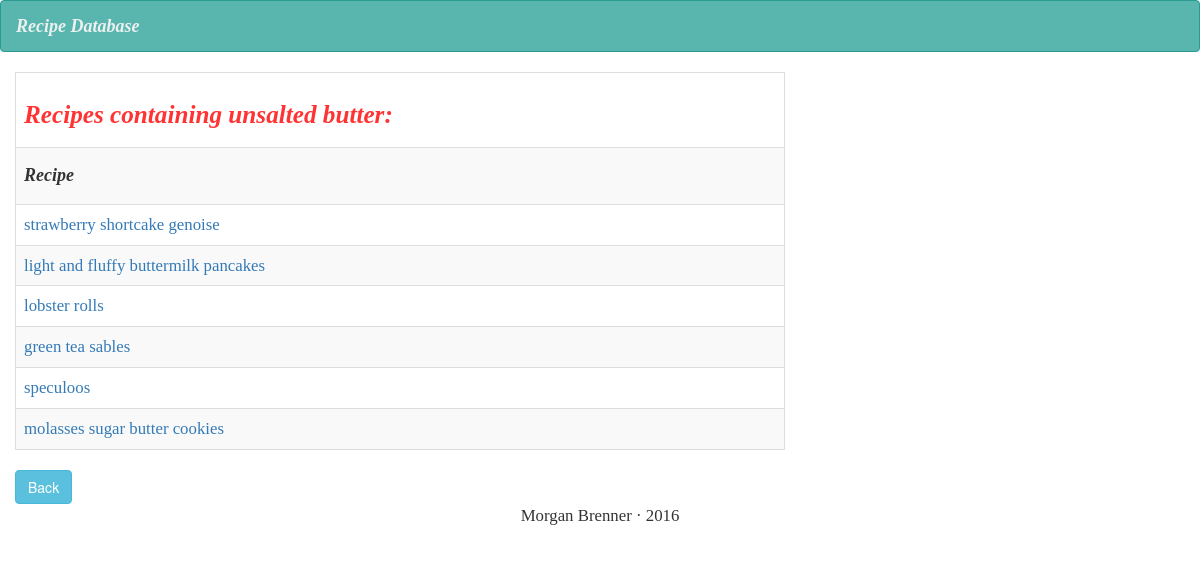
Screenshot of /site/search.php?id=2 with the database file from the repository.
### tables this page shows
CREATE TABLE `Ingredients` (
	`ingredient_id` int auto_increment primary key not null,
	`ingredient_name` varchar(255) not null
);

CREATE TABLE `Recipes` (
	`recipe_id` int auto_increment primary key not null, 
	`category` int not null, 
	`source` int,
	`recipe_name` varchar(255) not null,
	FOREIGN KEY ( category ) REFERENCES RecipeCategories( category_id )
		on delete cascade on update cascade,
	FOREIGN KEY ( source ) REFERENCES RecipeSources( source_id )
		on delete cascade on update cascade
);

### site/search.php (the view, shortened to what this page needs)
<?php
$mysqli = new mysqli($host, $username, $password, $database);
?>
<!doctype html>
<html class="no-js" lang="">
    <head>
		<link rel="stylesheet" href="https://maxcdn.bootstrapcdn.com/bootstrap/3.3.6/css/bootstrap.min.css">
        <link rel="stylesheet" href="css/normalize.css">
        <link rel="stylesheet" href="css/main.css">
    </head>
    <body>
		<nav class="navbar navbar-default">
			<div class="container-fluid">
				<div class="navbar-header">
					<a class="navbar-brand" href="index.php">Recipe Database</a>
				</div>
			</div>
		</nav>
		<div class="container-fluid">
			<div class="row">
				<div class="col-md-8" id="database">
						<table class="table table-striped table-bordered">
							<tr>
								<?php
									if(!($stmt = $mysqli->prepare("select Ingredients.ingredient_name from Ingredients where Ingredients.ingredient_id = ?"))){
										echo "Prepare failed: "  . $stmt->errno . " " . $stmt->error;
									}
									if(!($stmt->bind_param("i",$_GET['id']))){
										echo "Bind failed: "  . $stmt->errno . " " . $stmt->error;
									}
									if(!$stmt->execute()){
										echo "Execute failed: "  . $mysqli->connect_errno . " " . $mysqli->connect_error;
									}
									if(!$stmt->bind_result($ing)){
										echo "Bind failed: "  . $mysqli->connect_errno . " " . $mysqli->connect_error;
									}
									$stmt->fetch();
									echo "<tr>\n<th colspan='5'><h3>Recipes containing " . $ing . ":</h3></th>\n</tr>\n";
								?>
							</tr>
							<tr>
								<td>
									<h4>Recipe</h4>
								</td>
							</tr>
						<?php
							if(!($stmt = $mysqli->prepare("select Recipes.recipe_id, Recipes.recipe_name from Recipes inner join RecipeIngredients on Recipes.recipe_id = RecipeIngredients.recipe
inner join Ingredients on Ingredients.ingredient_id = RecipeIngredients.ingredient where Ingredients.ingredient_id = ?"))){
								echo "Prepare failed: "  . $stmt->errno . " " . $stmt->error;
							}
							if(!($stmt->bind_param("i",$_GET['id']))){
								echo "Bind failed: "  . $stmt->errno . " " . $stmt->error;
							}
							if(!$stmt->execute()){
								echo "Execute failed: "  . $mysqli->connect_errno . " " . $mysqli->connect_error;
							}
							if(!$stmt->bind_result($id, $name)){
								echo "Bind failed: "  . $mysqli->connect_errno . " " . $mysqli->connect_error;
							}
							while($stmt->fetch()){
								echo "<tr>\n<td>\n<a href='recipe.php?id=$id'>" . $name . "</a>\n</td>\n</tr>";
							}
						?>
						</table>
						<a href="index.php"><button type="button" class="btn btn-info">Back</button></a>
				</div>
			</div>
		</div>
		<div class="container">
			<div class="row">
				<div class="text-center col-md-6 col-md-offset-3">
					<p>Morgan Brenner &middot 2016</p>
				</div>
			</div>
		</div>
    </body>
</html>

### site/css/main.css (style rules this page uses)
h1, h3 { font-family: "utopia-std-display"; font-weight: 700; font-style: italic; color: #ff3333; font-size: 1.8em; }
.navbar-brand, label, h4 { font-family: "utopia-std-display"; font-weight: 700; font-style: italic; }
p, td, li, form { font-family: "freight-sans-pro"; font-size: 1.2em; }
.navbar-default { background-color: #59b6ae; border-color: #2a9a90; }
.navbar-default .navbar-brand { color: #ecf0f1; }
html { color: #222; font-size: 1em; line-height: 1.4; }

### rows the page displays
ingredients: ingredient_name "unsalted butter"
recipes: recipe_name "strawberry shortcake genoise"
recipes: recipe_name "light and fluffy buttermilk pancakes"
recipes: recipe_name "lobster rolls"
recipes: recipe_name "green tea sables"
recipes: recipe_name "speculoos"
recipes: recipe_name "molasses sugar butter cookies"
